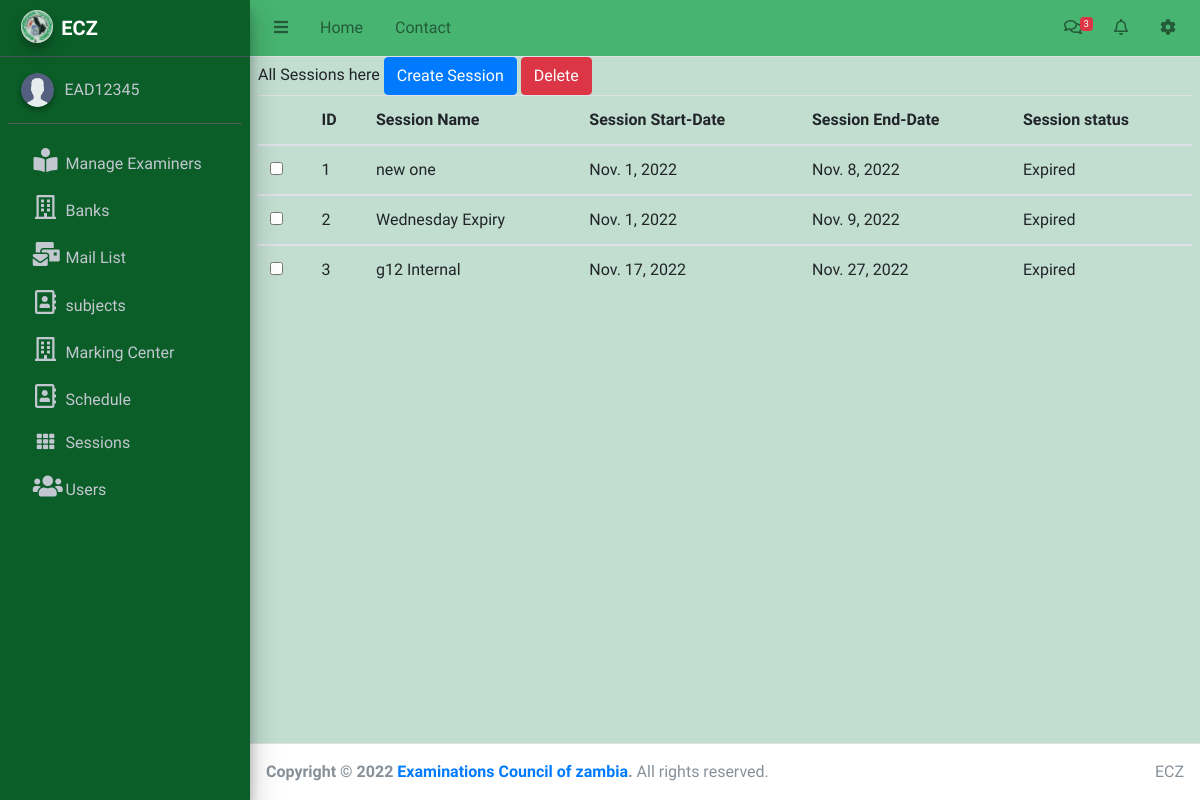
The app's page /Sessions-all/ (signed in), older data.
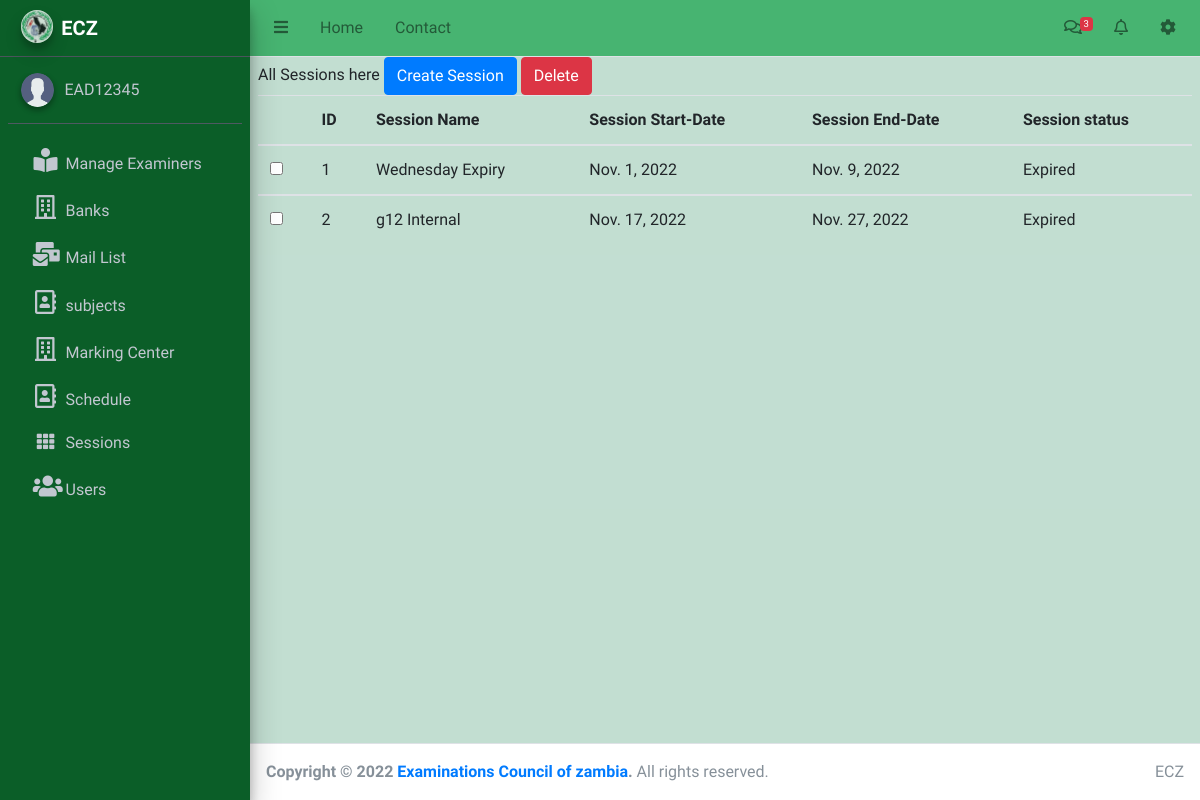
The same page, newer data.
### Examiner/models.py (models this page shows, shortened)
class Session(models.Model):
    name=models.CharField(max_length=20)
    start_date=models.DateField()
    end_date=models.DateField()
    active=models.BooleanField(default=True)

### Examiner/EADViews.py (the view, shortened to what this page needs)
# urls.py: path('Sessions-all/',EADViews.SessionCreate.as_view(), name='sessions-all'),
class SessionCreate(LoginRequiredMixin,ListView):
    model=Session
    context_object_name='sessions'
    template_name='sessions/sessions.html'
    def get_context_data(self, **kwargs):
        context=super().get_context_data(**kwargs)
        sessions=Session.objects.all()
        for item in sessions:
            if item.end_date<= date.today():
                item.active=False
                item.save()
        context['sessions']=Session.objects.all()
        return context

### Examiner/templates/sessions/sessions.html (shortened to what this page needs)
{% extends 'base.html' %}
{% block content %}
All Sessions here
<button type="button" class="btn btn-primary" data-toggle="modal" data-target="#exampleModalCenter">
    Create Session
  </button>
  <span> <input class="btn btn-danger" type="button" value="Delete" id="BulkSessionDelete"></span>
  <div class="table-responsive">
    <table class="table">
        <thead>
        <tr>
            <th></th>
            <th>ID</th>
            <th>Session Name</th>
            <th>Session Start-Date</th>
            <th>Session End-Date</th>
            <th>Session status</th>
        </tr>
        </thead>
        {% for session in sessions %}
        <tbody>
        <tr id="{{session.id}}">
            <td><input type="checkbox" value="{{ session.id }}"></td>
            <td>{{ forloop.counter }}</td>
            <td>{{ session.name }}</td>
            <td>{{ session.start_date }}</td>
            <td>{{ session.end_date }}</td>
            <td>
                {% if session.active %}
                  Active
                {% else %}
                Expired
                {% endif %}
            </td>
        </tr>
        </tbody>
        {% endfor %}
    </table>
</div>
{% endblock content %}

Row changes from the older to the newer data that the page shows:
removed Session: name "new one", start_date "Nov. 1, 2022", end_date "Nov. 8, 2022", active "Expired"
